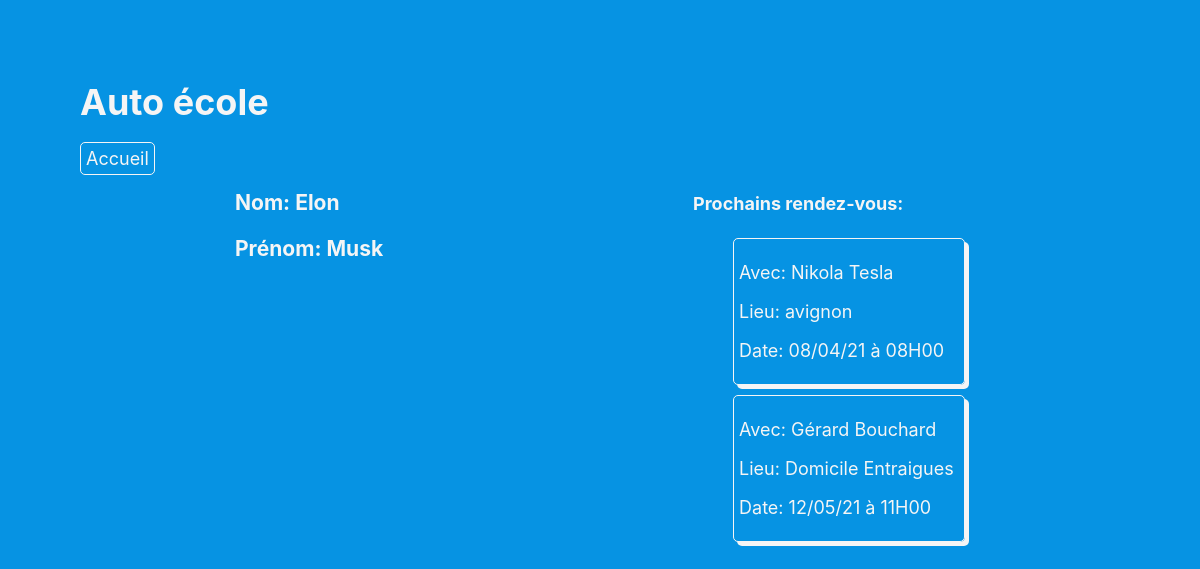
The page /polls/student/2/ on the database its author committed.
### polls/models.py (models this page shows, shortened)
class Student(models.Model):
    id = models.AutoField(primary_key=True)
    instructor = models.ForeignKey(Instructor, on_delete=models.CASCADE)
    firstName = models.CharField(max_length=20)
    lastName = models.CharField(max_length=20)

class Meeting(models.Model):
    id = models.AutoField(primary_key=True)
    instructor = models.ForeignKey(Instructor, on_delete=models.CASCADE)
    student = models.ForeignKey(Student, on_delete=models.CASCADE)
    date = models.DateTimeField('date_rendez_vous')
    place = models.CharField(max_length=20)

class Instructor(models.Model):
    id = models.AutoField(primary_key=True)
    firstName = models.CharField(max_length=20)
    lastName = models.CharField(max_length=20)

### polls/views.py (the view)
# urls.py: path('student/<int:pk>/', views.DetailViewStudent.as_view(), name='detailStudent'),
class DetailViewStudent(generic.DetailView):
    model = Student
    template_name = 'polls/detailStudent.html'
    def get_context_data(self, *args, **kwargs):
        context = super(DetailViewStudent,
                        self).get_context_data(*args, **kwargs)
        context['meeting_list'] = Meeting.objects.filter(
            student=self.kwargs['pk'])
        return context

### polls/templates/polls/detailStudent.html
{% load static %}
<link rel="stylesheet" type="text/css" href="{% static 'polls/style.css' %}" />
<h1>Auto école</h1>
<a class="accueilbutton" href="{% url 'polls:index' %}">Accueil</a>
<div class="lists">
  <div>
    <h3>Nom: {{ student.firstName }}</h3>
    <h3>Prénom: {{ student.lastName }}</h3>
  </div>
  <div>
    {% if meeting_list %}
    <h4>Prochains rendez-vous:</h4>
    <ul>
      {% for meeting in meeting_list %}
      <li>
        <a href="{% url 'polls:meeting' meeting.id %}">
          <p>Avec: {{ meeting.instructor.firstName }} {{ meeting.instructor.lastName }}</p>
          <p>Lieu: {{ meeting.place }}</p>
          <p>Date: {{ meeting.date | date:"d/m/y" }} à {{ meeting.date | time:"H\Hi" }}</p>
        </a>
      </li>
      {% endfor %}
    </ul>
    {% else %}
    <p>Pas de rendez-vous</p>
    {% endif %}
  </div>
</div>

### polls/static/polls/style.css (style rules this page uses)
.accueilbutton { border: 1px solid whitesmoke; border-radius: 5px; padding: 5px; }
a { color: whitesmoke; text-decoration: none; }
.lists { display: flex; justify-content: space-around; }
li { width: 220px; list-style-type: none; margin-top: 10px; padding: 5px; border: 1px solid whitesmoke; border-radius: 5px; box-shadow: 4px 4px 0 whitesmoke; }

### rows shown on the page
Student: firstName "Elon", lastName "Musk"
Meeting: instructor.firstName "Nikola", instructor.lastName "Tesla", place "avignon", date "08/04/21", date "08H00"
Meeting: instructor.firstName "Gérard", instructor.lastName "Bouchard", place "Domicile Entraigues", date "12/05/21", date "11H00"
